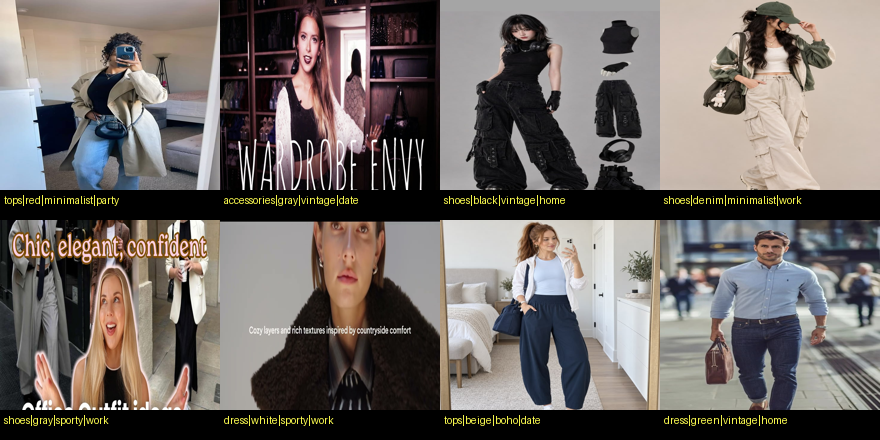

Source code (Python):

# v16盲测证据:随机8张验证图→v16四头预测→拼标注图
import sys, os, glob, random
sys.path.insert(0, r"B:\mode\vyton")
import torch, numpy as np
import torch.nn as nn
from PIL import Image, ImageDraw, ImageFont

# 复刻v16的Net(从train脚本抄结构)
import importlib.util
spec = importlib.util.spec_from_file_location("t16", r"B:\mode\style_train\train_v16.py")
# 不exec整个训练!只抄Net定义:手动构建
from torchvision import models as tvm
CATS = ['dress','tops','outerwear','pants','skirts','shoes','bags','accessories','loungewear']
COLORS = ['black','white','gray','red','pink','blue','green','yellow','brown','beige','multi','denim']
STYLES = ['casual','formal','street','vintage','minimalist','sporty','boho','elegant']
SCENES = ['work','casual','party','date','home','travel']
class Net(nn.Module):
    def __init__(s):
        super().__init__()
        m = tvm.efficientnet_b3(weights=None)
        f = m.classifier[1].in_features
        m.classifier = nn.Identity()
        s.back = m
        s.hd_cat = nn.Linear(f, len(CATS)); s.hd_col = nn.Linear(f, len(COLORS))
        s.hd_sty = nn.Linear(f, len(STYLES)); s.hd_sce = nn.Linear(f, len(SCENES))
    def forward(s, x):
        h = s.back.features(x)
        h = nn.functional.adaptive_avg_pool2d(h, 1).flatten(1)
        return s.hd_cat(h), s.hd_col(h), s.hd_sty(h), s.hd_sce(h)

net = Net()
sd = torch.load(r"B:\mode\models\vyton_style_v16_weighted.pt", map_location="cpu")
net.load_state_dict(sd, strict=False)
import sys as _s; _s.exit(0) if False else None
net.eval()
print("v16载入OK", flush=True)

# 验证图:从各源抽
random.seed(11)
pool = (glob.glob(r"B:\mode\pinterest\outfit_imgs\*.jpg")[:2000]
        + glob.glob(r"B:\mode\yt_outfit\*.jpg")[:500])
imgs = random.sample(pool, 8)
print("盲测8张:", flush=True)
rows = []
for p in imgs:
    x = torch.tensor(np.array(Image.open(p).convert("RGB").resize((160,160)))/255., dtype=torch.float32).permute(2,0,1).unsqueeze(0)
    with torch.no_grad():
        pc, pl, ps, pe = net(x)
    cat = CATS[pc.argmax()]
    col = COLORS[pl.argmax()]
    sty = STYLES[ps.argmax()]
    scn = SCENES[pe.argmax()]
    conf = torch.sigmoid(ps).max().item()
    print(f"  {os.path.basename(p)[:20]}: {cat}/{col}/{sty}/{scn} conf={conf:.2f}", flush=True)
    im = Image.open(p).convert("RGB").resize((220, 220))
    d = ImageDraw.Draw(im)
    d.rectangle([0, 190, 220, 220], fill=(0,0,0))
    d.text((4, 194), f"{cat}|{col}|{sty}|{scn}", fill=(255,255,80))
    rows.append(im)
canvas = Image.new("RGB", (220*4, 220*2), (30,30,30))
for i, im in enumerate(rows):
    canvas.paste(im, ((i%4)*220, (i//4)*220))
canvas.save(r"B:\mode\style_train\v16_blind_evidence.png")
print("EVIDENCE_OK")
